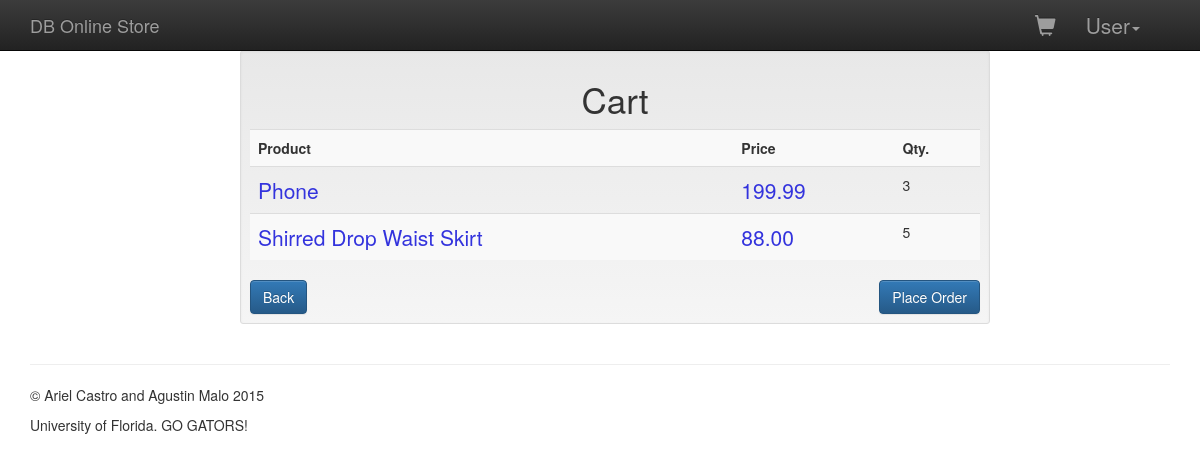
The page /account/cart/ (signed in) on the database its author committed.
### carts/models.py (models this page shows)
class Cart(models.Model):
	user = models.ForeignKey('accounts.UserProfile')
	product = models.ForeignKey('main_store.Product')
	quantity = models.PositiveIntegerField(default=1)

### main_store/models.py (models this page shows)
class Product(models.Model):
	name = models.CharField(max_length=100)
	price = models.DecimalField(max_digits=8, decimal_places=2)
	stock_quantity = models.IntegerField()
	description = models.TextField()
	active = models.BooleanField()

### carts/views.py (the view)
# urls.py: url(r'^account/cart/$', cartViews.cart, name='cart'),
@login_required
def cart(request):
    if request.method == 'POST':
        carts = ""
        print "IN CART POST"
    else:
    	print "IN CART get"
    	current_user = request.user
    	user_id = current_user.id
    	user_profile = UserProfile.objects.get(user_id=user_id)
    	user_profile_id = user_profile.id
    	print user_profile_id
    	carts = Cart.objects.filter(user_id=user_profile_id)
    return render(request,
            'accounts/cart.html',
            {'carts': carts,} )

### db_online_store/templates/accounts/cart.html
{% extends "base.html" %}
{% block content %}
<div class="container">
    <div class="row">
        <div class="col-sm-2 col-md-2"></div>
        <div class="col-xs-12 col-sm-8 col-md-8 col-lg-8">
            <div class="well well-sm">
                <h2 class="text-center">Cart</h2>
                <table class="table table-striped">
                <tr>
                    <th>Product</th>
                    <th>Price</th>
                    <th>Qty.</th>
                </tr>
                {% for cart in carts %}
                <tr>
                    <td ><a href="{% url 'product_detail' cart.product.id %}">{{ cart.product.name | capfirst }}</a></td>
                    <td ><a href="{% url 'product_detail' cart.product.id %}">{{ cart.product.price }}</a></td>
                    <td href="">{{ cart.quantity}}</td>
                </tr>
                {% endfor %}
                </table>
                <div class="btn-group">
                            <a href="{% url 'account' %}" type="button" class="btn btn-primary">Back</a>
                </div>
                <div class="btn-group pull-right">
                    <a href="{% url 'orders' %}" type="button" class="btn btn-primary">Place Order</a>
                </div>
            </div>
        </div>
        <div class="col-sm-2 col-md-2"></div>
    </div>
</div>
{% endblock content %}

### db_online_store/templates/base.html (shortened to what this page needs)
{% load staticfiles %}
<!doctype html>
<html>
<head>
	<link rel="stylesheet" href="https://maxcdn.bootstrapcdn.com/bootstrap/3.3.5/css/bootstrap.min.css">
	<link rel="stylesheet" href="https://maxcdn.bootstrapcdn.com/bootstrap/3.3.5/css/bootstrap-theme.min.css">
	<link rel="stylesheet" type="text/css" href="{% static 'main.css' %}">
</head>
<body class="container">
	<nav class="navbar navbar-inverse navbar-fixed-top">
		<div class="container">
			<div class="navbar-header">
				<a class="navbar-brand" href="/">DB Online Store</a>
			</div>
			<div id="navbar" class="navbar-collapse collapse">
					{% if user.is_anonymous %}
					<a class="btn btn-success" href="{% url 'login' %}">Login</a>
					<a class="btn btn-success" href="{% url 'register' %}">Sign up</a>
					{% else %}
				<ul class="nav navbar-nav navbar-right">
					<li><a class="glyphicon glyphicon-shopping-cart" href="{% url 'cart' %}"></a></li>
					<li class="dropdown">
						<a href="" class="dropdown-toggle" data-toggle="dropdown" role="button" aria-haspopup="true" aria-expanded="false">{{ user.first_name | capfirst }}<span class="caret"></span></a>
					</li>
				</ul>
					{% endif %}
			</div>
		</div>
	</nav>
	{% block content %}
	{% endblock content %}
	<hr>
	<footer>
		<p>&copy; Ariel Castro and Agustin Malo 2015</p>
		<p>University of Florida. GO GATORS!</p>
	</footer>
	</body>
	</html>

### db_online_store/static/main.css (style rules this page uses)
h1, h2, h3 { font-size: 2.5em; }
a { font-size: 1.5em; }
ul { list-style-type: none; }
a { text-decoration: none; color: #33D; }
body { padding-top: 50px; padding-bottom: 20px; }

### rows shown on the page
Cart: product.name "Phone", product.price "199.99", quantity "3"
Cart: product.name "Shirred Drop Waist Skirt", product.price "88.00", quantity "5"

### other values the page prints
{{ user.first_name | capfirst }} "User"
